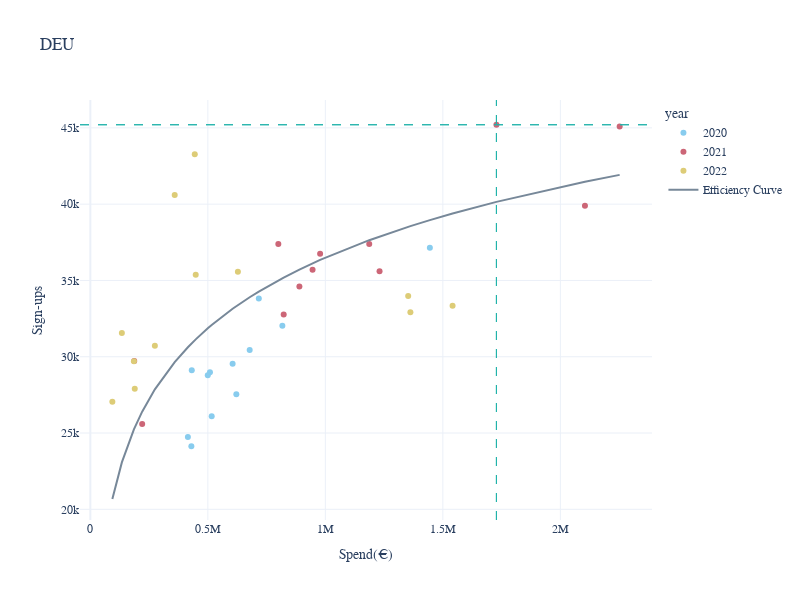

The cell this chart's notebook holds for it:
### Code cell
fig = px.scatter(
    de,
    x="cost",
    y="lc_signups",
    color="year",
    title="DEU",
    height=600,
    width=800,
    template="plotly_white",
    color_discrete_sequence=px.colors.qualitative.Safe,
)
fig.update_layout(
    xaxis_title="Spend(€)",
    yaxis_title="Sign-ups",
    font=dict(
        family="Avenir",
    ),
)
fig.add_trace(
    go.Scatter(
        x=x,
        y=func(x, *popt),
        mode="lines",
        name="Efficiency Curve",
        marker=dict(color="lightslategrey", size=5),
    )
)
fig.add_hline(y=45203, line_width=1, line_dash="dash", line_color="lightseagreen")
fig.add_vline(x=1727895, line_width=1, line_dash="dash", line_color="lightseagreen")

fig.add_hline(y=45203, line_width=1, line_dash="dash", line_color="lightseagreen")
fig.add_vline(x=1727895, line_width=1, line_dash="dash", line_color="lightseagreen")

fig

### Figure 1 — Plotly figure (JSON) as saved in the notebook; plotly's stock layout.template omitted (floating-point values rounded to 4 significant figures)
{"data": [{"hovertemplate": "year=2020<br>cost=%{x}<br>lc_signups=%{y}<extra></extra>", "legendgroup": "2020", "marker": {"color": "rgb(136, 204, 238)", "symbol": "circle"}, "mode": "markers", "name": "2020", "orientation": "v", "showlegend": true, "type": "scatter", "x": [1445000.0, 716800.0, 678000.0, 429800.0, 415100.0, 516300.0, 509000.0, 431600.0, 499700.0, 817100.0, 605400.0, 621200.0], "xaxis": "x", "y": [37135, 33813, 30444, 24126, 24737, 26107, 28991, 29113, 28788, 32033, 29539, 27543], "yaxis": "y"}, {"hovertemplate": "year=2021<br>cost=%{x}<br>lc_signups=%{y}<extra></extra>", "legendgroup": "2021", "marker": {"color": "rgb(204, 102, 119)", "symbol": "circle"}, "mode": "markers", "name": "2021", "orientation": "v", "showlegend": true, "type": "scatter", "x": [799900.0, 822700.0, 889500.0, 945600.0, 1187000.0, 1231000.0, 1728000.0, 2105000.0, 2252000.0, 977700.0, 186700.0, 220500.0], "xaxis": "x", "y": [37386, 32760, 34602, 35702, 37396, 35603, 45203, 39887, 45096, 36747, 29716, 25599], "yaxis": "y"}, {"hovertemplate": "year=2022<br>cost=%{x}<br>lc_signups=%{y}<extra></extra>", "legendgroup": "2022", "marker": {"color": "rgb(221, 204, 119)", "symbol": "circle"}, "mode": "markers", "name": "2022", "orientation": "v", "showlegend": true, "type": "scatter", "x": [93640.0, 189000.0, 134100.0, 185400.0, 1541000.0, 1362000.0, 1352000.0, 627900.0, 359000.0, 444400.0, 448400.0, 274600.0], "xaxis": "x", "y": [27043, 27901, 31560, 29707, 33336, 32922, 33977, 35574, 40601, 43266, 35374, 30715], "yaxis": "y"}, {"marker": {"color": "lightslategrey", "size": 5}, "mode": "lines", "name": "Efficiency Curve", "type": "scatter", "x": [93640.0, 134100.0, 185400.0, 186700.0, 189000.0, 220500.0, 274600.0, 359000.0, 415100.0, 429800.0, 431600.0, 444400.0, 448400.0, 499700.0, 509000.0, 516300.0, 605400.0, 621200.0, 627900.0, 678000.0, 716800.0, 799900.0, 817100.0, 822700.0, 889500.0, 945600.0, 977700.0, 1187000.0, 1231000.0, 1352000.0, 1362000.0, 1445000.0, 1541000.0, 1728000.0, 2105000.0, 2252000.0], "y": [20680.0, 23080.0, 25240.0, 25290.0, 25370.0, 26400.0, 27860.0, 29650.0, 30620.0, 30850.0, 30880.0, 31080.0, 31140.0, 31860.0, 31980.0, 32080.0, 33140.0, 33320.0, 33390.0, 33900.0, 34270.0, 35000.0, 35150.0, 35190.0, 35710.0, 36120.0, 36340.0, 37640.0, 37880.0, 38510.0, 38560.0, 38950.0, 39380.0, 40150.0, 41460.0, 41920.0]}], "layout": {"font": {"family": "Avenir"}, "height": 600, "legend": {"title": {"text": "year"}, "tracegroupgap": 0}, "shapes": [{"line": {"color": "lightseagreen", "dash": "dash", "width": 1}, "type": "line", "x0": 0, "x1": 1, "xref": "x domain", "y0": 45203, "y1": 45203, "yref": "y"}, {"line": {"color": "lightseagreen", "dash": "dash", "width": 1}, "type": "line", "x0": 1727895, "x1": 1727895, "xref": "x", "y0": 0, "y1": 1, "yref": "y domain"}, {"line": {"color": "lightseagreen", "dash": "dash", "width": 1}, "type": "line", "x0": 0, "x1": 1, "xref": "x domain", "y0": 45203, "y1": 45203, "yref": "y"}, {"line": {"color": "lightseagreen", "dash": "dash", "width": 1}, "type": "line", "x0": 1727895, "x1": 1727895, "xref": "x", "y0": 0, "y1": 1, "yref": "y domain"}], "title": {"text": "DEU"}, "width": 800, "xaxis": {"anchor": "y", "domain": [0, 1], "title": {"text": "Spend(€)"}}, "yaxis": {"anchor": "x", "domain": [0, 1], "title": {"text": "Sign-ups"}}}}
